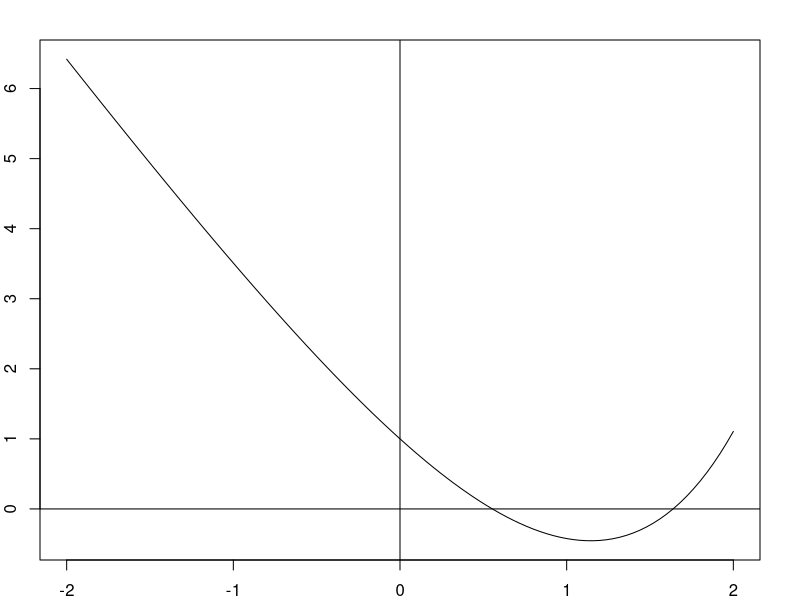
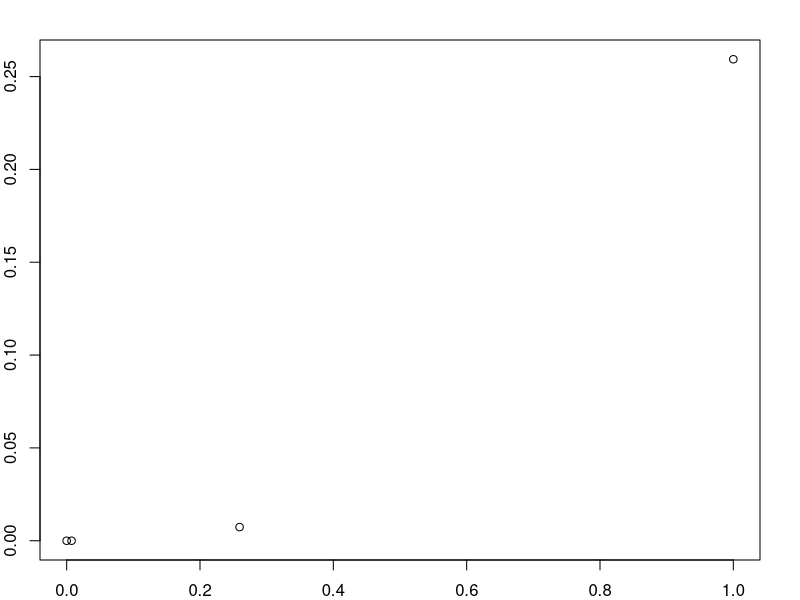
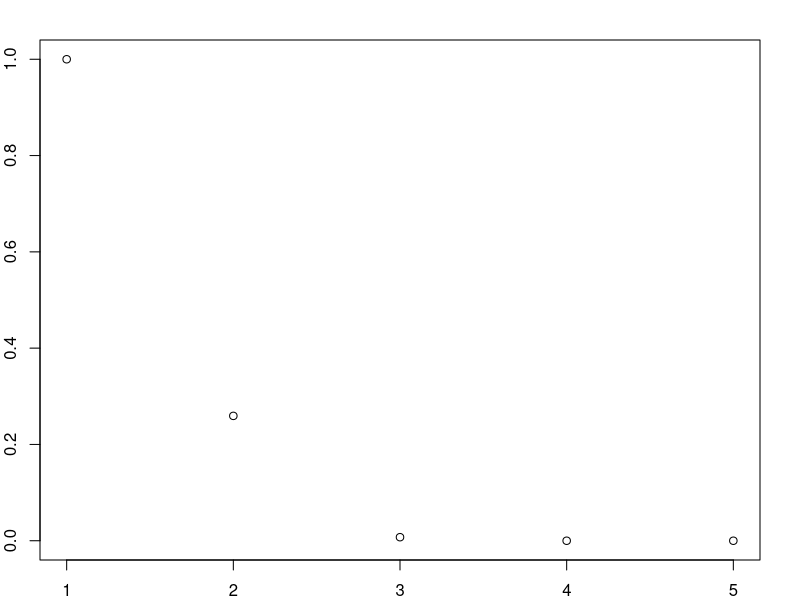
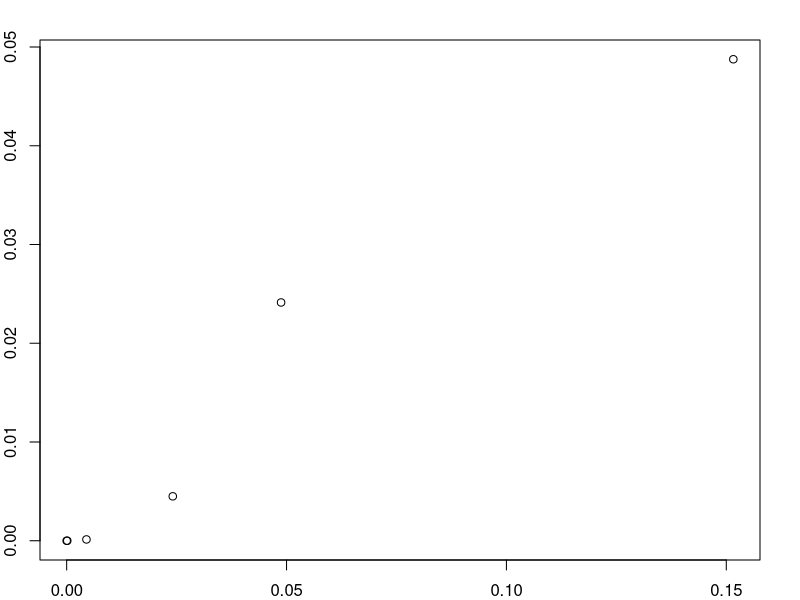
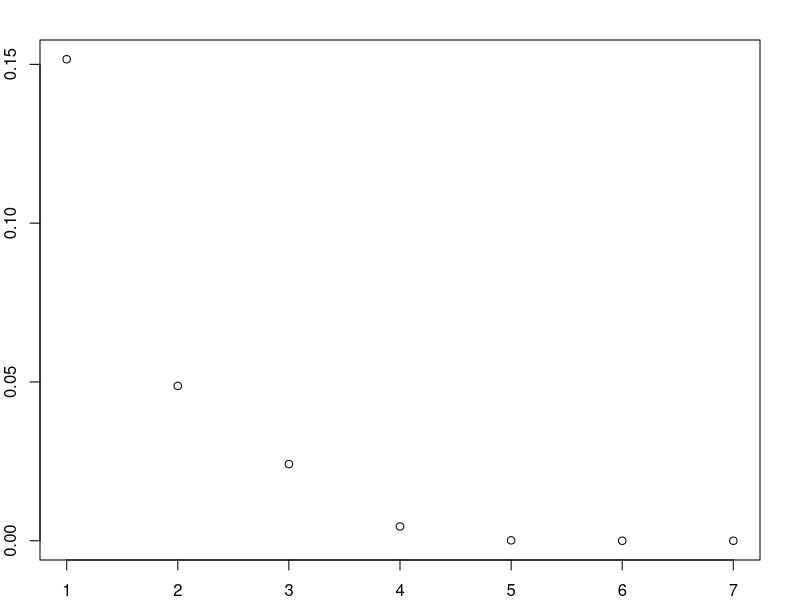

Here is the R script that generated these plots, in order:
steffensen = function(f, x0, tol, nmax)
{
    i = 0
    errores = c()
    eje_x  =  c()
    eje_y  =  c()

    repeat
    {
        i = i + 1
        a = f(x0)*f(x0)
        b = f(x0+f(x0))-f(x0)
        x1 = x0 - (a/b)
        error = (abs(x1-x0))/x1
        errores[i] = error
        temp = f(x0)
        x0 = x1
        
        cat("X=", x0,"\t","E=", error, "iteracion", i,"\n")

        if(abs(temp) <= tol)
        {
            iter = c(1:i)
            cont_n = 0;
            cont_e = 0;
            
            repeat
            {
                eje_x[cont_n] = errores[cont_e]
                eje_y[cont_n] = errores[cont_e+1]
                cont_n = cont_n + 1
                cont_e = cont_e + 1;
                
                if (cont_n == i)
                {
                    break;
                }
            }
            
            plot(eje_x, eje_y)
            plot(iter, errores)
            
            break;   
        }
    }
}

f = function(x) signif(exp(1),8)^x-signif(pi, 8)*x
par(mar = rep(2, 4))
curve(f, -2, 2); abline( h = 0, v = 0)
steffensen(f, 0, 10^-8, 10)
steffensen(f, 1.5, 10^-8, 10)

